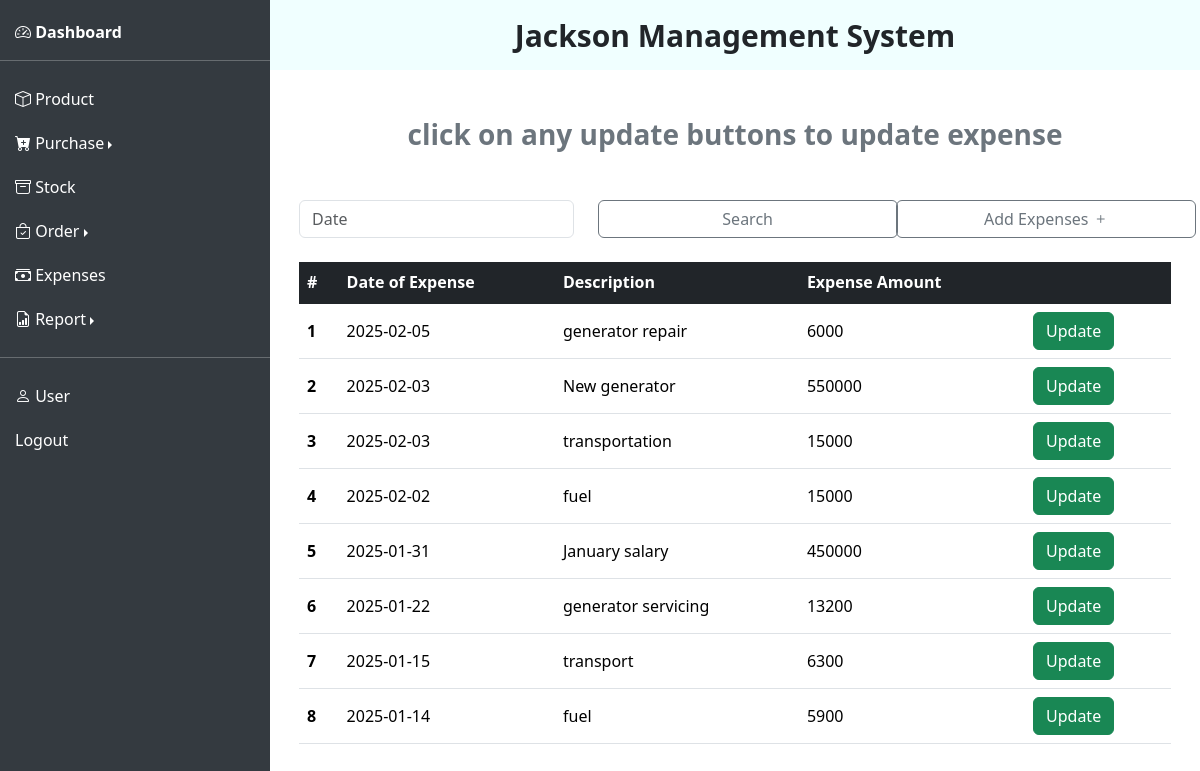
The app's page /expenses (signed in) with its own data.
### app/models.py (models this page shows)
class Expense(Base):
    __tablename__ = "expense"
    id: Mapped[int] = mapped_column(primary_key=True)
    expense_date: Mapped[date] = mapped_column(Date, nullable=True)
    description: Mapped[str] = mapped_column(nullable=True)
    amount: Mapped[int] = mapped_column(nullable=True)

### app/router/update_expense.py (the view)
@router.get("/expenses")
async def expense(request: Request, db: AsyncSession = Depends(get_db)):
    expenses = await crud_expense.get_expenses(db)
    return template.TemplateResponse("expenses.html", {"request": request, "expenses": expenses})

### app/templates/expenses.html (shortened to what this page needs)
{% extends "dashboard.html" %}
{% block content %}
    {% if expenses %}
        <div class="container-fluid">
            <div class="mb-5 text-secondary text-center"><h4 class="fw-bold fs-3">click on any update buttons to update expense</h4></div>
            <div class="row g-4">
                <div class="col-12 col-md-4">
                    <input style="max-width: 300px;" id="dateSearch" type="text" class="form-control" placeholder="Date" aria-label="Date">
                </div>
                <div class="col-12 col-md-4">
                    <button id="searchButton" class="btn btn-outline-secondary" style="width: 300px;">
                        <span id="buttonTextSearch" role="status">Search</span>
                    </button>
                </div>
                <div class="col-12 col-md-4">
                    <span class="btn btn-outline-secondary" style="width: 300px;" data-bs-toggle="modal" data-bs-target="#expenseregistration">Add Expenses <i class="bi bi-plus"></i></span>
                </div>
                <div class="col-12">
                    <div class="table-responsive">
                        <table class="table table-hover align-middle">
                            <thead class="table-dark">
                                <tr>
                                    <th scope="col">#</th>
                                    <th scope="col">Date of Expense</th>
                                    <th scope="col">Description</th>
                                    <th scope="col">Expense Amount</th>
                                    <th scope="col"></th>
                                </tr>
                            </thead>
                            <tbody class="table-group-divider">
                            {% for expense in expenses %}
                            <tr>
                                <th scope="row">{{ loop.index }}</th>
                                <td>{{ expense.expense_date if expense.expense_date is not none else "N/A" }}</td>
                                <td>{{ expense.description if expense.description is not none else "N/A" }}</td>
                                <td>{{ expense.amount if expense.amount is not none else "N/A" }}</td>
                                <td><span class="btn btn-success" data-bs-toggle="modal" data-bs-target="#expenseUpdate{{ expense.id }}">Update</span></td>
                            </tr>
                            {% endfor %}
                            </tbody>
                        </table>
                    </div>
                </div>
            </div>
        </div>
    {% else %}
        <div class="container-fluid"><h3 class="fw-bold text-center" style="color: crimson; font-family: sans-serif;">No registered expense</h3></div>
    {% endif %}
{% endblock %}

### records on screen
Expense: expense_date "2025-02-05", description "generator repair", amount "6000"
Expense: expense_date "2025-02-03", description "New generator", amount "550000"
Expense: expense_date "2025-02-03", description "transportation", amount "15000"
Expense: expense_date "2025-02-02", description "fuel", amount "15000"
Expense: expense_date "2025-01-31", description "January salary", amount "450000"
Expense: expense_date "2025-01-22", description "generator servicing", amount "13200"
Expense: expense_date "2025-01-15", description "transport", amount "6300"
Expense: expense_date "2025-01-14", description "fuel", amount "5900"
